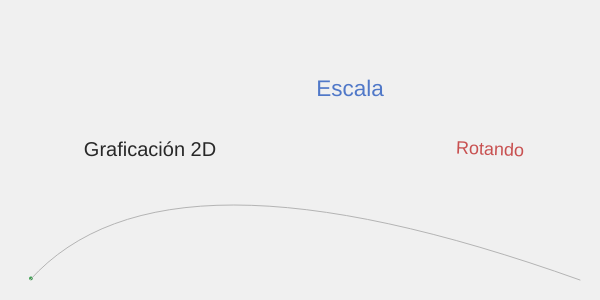
Frame 1 (no input)
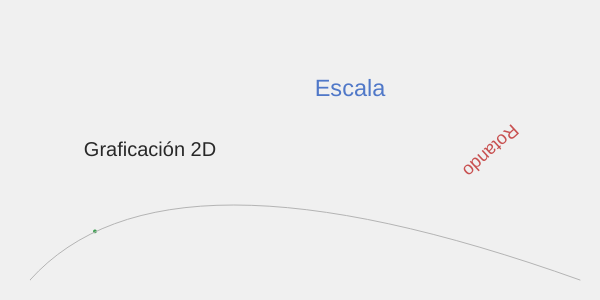
Frame 60 (no input)
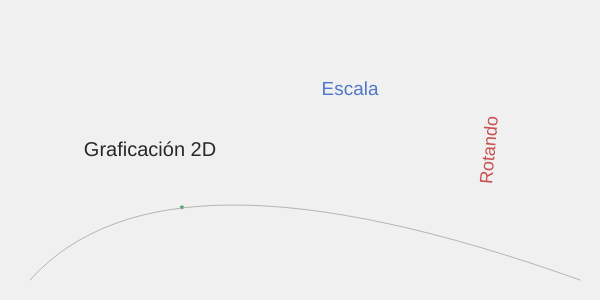
Frame 120 (the mouse pressed at the canvas centre since frame 60)

The p5.js sketch that drew these frames (run headless with seeded random() and noise() and a simulated clock; from frame 60 on, the mouse is pressed at the canvas centre):

// p5.js sketch
// ── sketch.js
function setup() {
  createCanvas(600, 300);
  textAlign(CENTER, CENTER);
}

function draw() {
  background(240);

  // NIVEL 1 — texto estático 
  push();
  fill(40); noStroke();
  textSize(20);
  text("Graficación 2D", 150, 150);
  pop();

  // NIVEL 2 — texto escalado armónicamente
  let s = 1 + 0.5 * sin(frameCount * 0.05);
  push();
  translate(350, 90);
  scale(s);
  fill(80, 120, 200); noStroke();
  textSize(22);
  text("Escala", 0, 0);
  pop();

  // NIVEL 3 — texto rotando continuamente
  push();
  translate(490, 150);
  rotate(frameCount * 0.04);
  fill(200, 80, 80); noStroke();
  textSize(18);
  text("Rotando", 0, 0);
  pop();

  // EXTRA — texto siguiendo una curva Bézier 
  let t = (frameCount % 300) / 300;
  let bx = bezierPoint(30, 120, 300, 580, t);
  let by = bezierPoint(280, 180, 180, 280, t);
  push();
  translate(bx, by);
  fill(60, 160, 80); noStroke();
  textSize(14);
  text("•", 0, 0);
  pop();

  noFill(); stroke(180); strokeWeight(1);
  bezier(30,280, 120,180, 300,180, 580,280);
}
